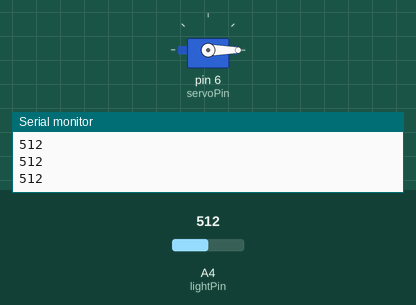
Recording of a sketch running on a simulated Arduino Uno, built with avr-gcc and run on an emulated ATmega328P. On the bench: servo, the last lines printed to the serial monitor. Inputs (shaded band) come from the test bench; at power-on: A4 (lightPin) = 512.

Above: at 1.2 s.
1.3 s: A4 (lightPin) set to 0
At 2.3 s:
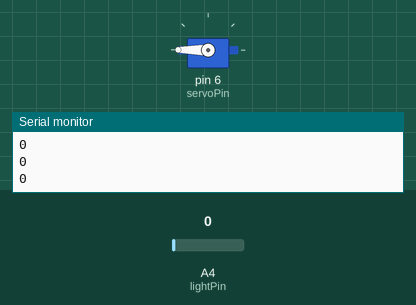
3.2 s: A4 (lightPin) set to 122
At 4.3 s:
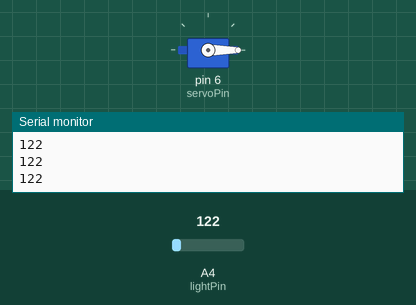
Timing chart, 0 to 6.2 s (numbered marks = the images above; inputs shaded):
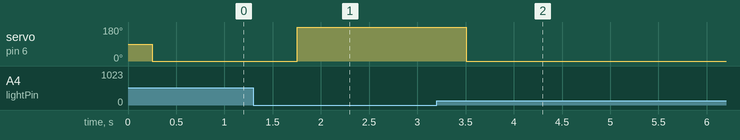

Measured:
- after the input at 1.3 s, servo on pin 6 (servoPin): 0° → 180° after 0.45 s
- after the input at 3.2 s, servo on pin 6 (servoPin): 180° → 0° after 0.30 s

The sketch:

servos2.ino
```cpp
#include<Servo.h>
int lightVal;
int lightPin=A4;
int servoPin=6;
int dt=250;
Servo myServo;
int angle;

void setup() {
  // put your setup code here, to run once:
Serial.begin(9600);
pinMode(lightPin,INPUT);
pinMode(servoPin,OUTPUT);
myServo.attach(servoPin);
}

void loop() {
  // put your main code here, to run repeatedly:
lightVal=analogRead(lightPin);
Serial.println(lightVal);
delay(dt);
angle=(-160./69.)*lightVal+160.*85./69.;
myServo.write(angle);
}
```
